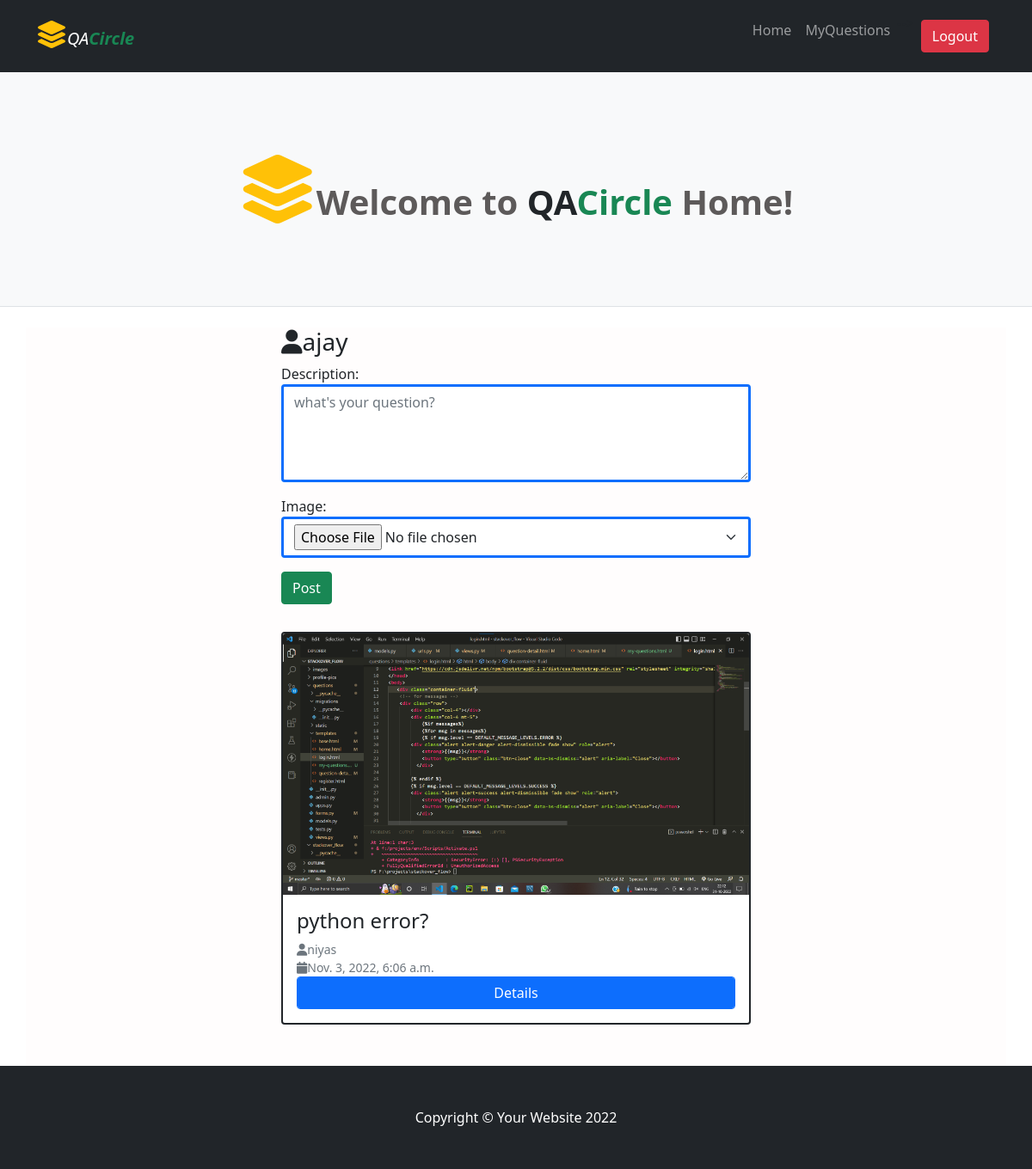
Screenshot of /index (signed in) with the database file from the repository.
### questions/models.py (models this page shows, shortened)
class MyUser(AbstractUser):
    phone=models.CharField(max_length=120)
    profile_pic=models.ImageField(upload_to="profile-pics",null=True)

class Questions(models.Model):
    user=models.ForeignKey(MyUser,on_delete=models.CASCADE)
    description=models.CharField(max_length=120)
    image=models.ImageField(upload_to="images",null=True,blank=True)
    asked_date=models.DateTimeField(auto_now_add=True)
    is_active=models.BooleanField(default=True)

### questions/views.py (the view, shortened to what this page needs)
# urls.py: path("index",views.IndexView.as_view(),name="index"),
@method_decorator(decs,name="dispatch")
class IndexView(SuccessMessageMixin,CreateView,ListView):
    model=Questions
    form_class=QuestionForm
    template_name="home.html"
    success_message="Question added Successfully"
    success_url=reverse_lazy("index")
    context_object_name="questions"
    def get_queryset(self):
        return Questions.objects.all().exclude(user=self.request.user)

### questions/forms.py
class QuestionForm(forms.ModelForm):
    class Meta:
        model=Questions
        fields=[
            "description",
            "image",
        ]
        widgets={
            "description":forms.Textarea(attrs={"class":"form-control border border-primary border border-3","rows":4,"placeholder":"what's your question?"}),
            "image":forms.FileInput(attrs={"class":"form-select border border-primary border border-3"})
        }

### questions/views.py (called while the page is built)
def signin_required(fn):
    def wrapper(request,*args,**kwargs):
        if not request.user.is_authenticated:
            messages.error(request,"you must login")
            return redirect("login")
        else:
            return fn(request,*args,**kwargs)
    return wrapper

### questions/templates/home.html (shortened to what this page needs)
{%extends 'base.html'%}
{%block body_block%}
<div class="container-fluid" style="background-color: rgb(255, 253, 253);">
    <div class="row">
        <div class="col-3"></div>
        <div class="col-6">
            <h3><i class="fa-sharp fa-solid fa-user"></i>{{request.user}}</h3>
            <form action="" method="post" enctype="multipart/form-data">
                {{form.as_p}}
                <input type="submit" name="" id="" value="Post" class="btn btn-success mb-2">
            </form>
        </div>
        <div class="col-3"></div>
    </div>
    <div class="row mt-4">
        {%for q in questions%}
        <div class="col-lg-3">
        </div>
        <div class="col-lg-6">
            <div class="card mb-4 border border-dark border border-2">
                {%if q.image%}
                    <a href="#!"><img class="card-img-top" src="{{q.image.url}}" alt="..." /></a>
                {%endif%}
                <div class="card-body">
                    <h2 class="card-title h4">{{q.description}}</h2>
                    <div class="small text-muted"><i class="fa-sharp fa-solid fa-user"></i>{{q.user}}</div>
                    <div class="small text-muted"><i class="fa-sharp fa-solid fa-calendar"></i>{{q.asked_date}}</div>
                    <a class="btn btn-primary form-control" href="{%url 'question-details' q.id%}">Details</a>
                    </div>
                </div>
            </div>
  <div class="col-lg-3">
</div>
  {%endfor%}
    </div>
</div>
{%endblock%}

### rows the page displays
MyUser: user "ajay"
Questions: image (picture), description "python error?", user "niyas", asked_date "Nov. 3, 2022, 6:06 a.m."
